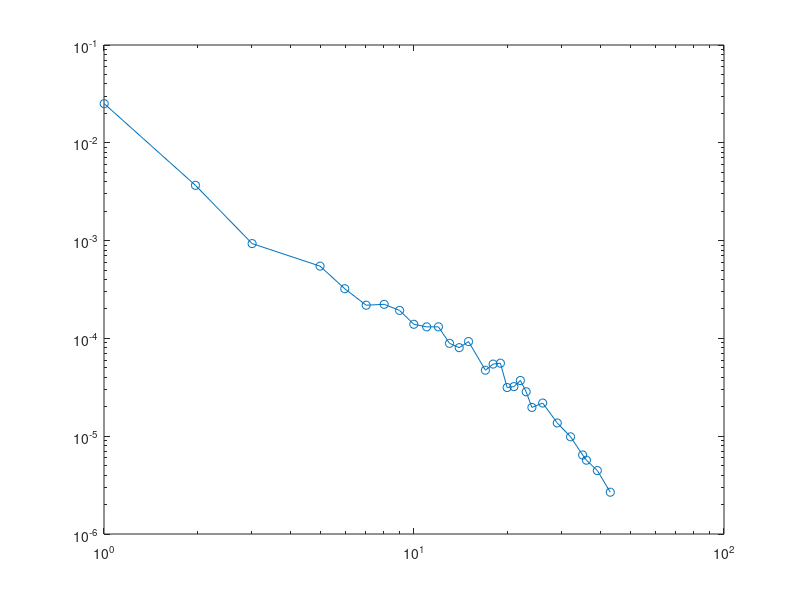

This figure's MATLAB source: (Note: this script raises an error after producing the figure.)
clear;

White_s_yy_data=[1.0015174506828526, 0.025132130355934434
1.97268588770865, 0.0036718891620243234
3.0045523520485595, 0.0009323163734412452
4.9772382397572095, 0.0005481388381846198
5.978755690440062, 0.0003221083797458977
7.010622154779972, 0.00021844516571914248
8.012139605462824, 0.00022307653309485483
8.983308042488618, 0.0001933959964363762
9.984825493171472, 0.0001394594077585788
10.986342943854327, 0.00013122111066108847
11.987860394537178, 0.00013128837373175466
13.019726858877087, 0.00008903621377206683
13.990895295902886, 0.00008041518294249622
14.992412746585737, 0.00009285019837439972
16.995447647951444, 0.0000473036466043967
17.9969650986343, 0.00005461845400751623
18.998482549317153, 0.000055776447708908035
19.96965098634295, 0.000031461380686962276
21.001517450682854, 0.000032128908396534725
22.033383915022767, 0.000037097743679223
23.004552352048563, 0.00002844511905782515
24.00606980273141, 0.000019689301770375758
26.00910470409712, 0.000021833324954407786
28.983308042488623, 0.00001365640438116479
31.98786039453718, 0.000009857841347297
34.992412746585735, 0.00000642366428913768
35.9939301972686, 0.000005684235492619364
39.028831562974204, 0.000004453278109652012
42.974203338391504, 0.000002675065035651925];

distance = White_s_yy_data(:,1);
P_yy = White_s_yy_data(:,2);

loglog(distance, P_yy,'-o');hold on;
fit_x = distance(distance<33 & distance>3);
fit_y = P_yy(distance<33 & distance>3);

p = fit(log(fit_x),log(abs(fit_y)),'poly1');
fprintf('Ksc=%.5f\n',-p.p1);
x = 1:0.5:fit_x(end)+10;
fl=loglog(x,exp(p.p2)*x.^p.p1,'-.');
T=text(10,2.5e-3,['$K_{sc}=',num2str(-p.p1),'$']);
set(T,'Interpreter','latex');set(T,'Fontsize',24);



set(gca,'fontsize',24);
set(gca,'linewidth',1.5);
set(get(gca,'Children'),'linewidth',2); % Set line width 1.5 pounds
xlabel('$d$','Interpreter','latex');
ylabel('$|\langle\Delta_s^\dagger(x)\Delta_s(0)\rangle|$','Interpreter','latex');
set(get(gca,'XLabel'),'FontSize',24); 
set(get(gca,'YLabel'),'FontSize',24); 



